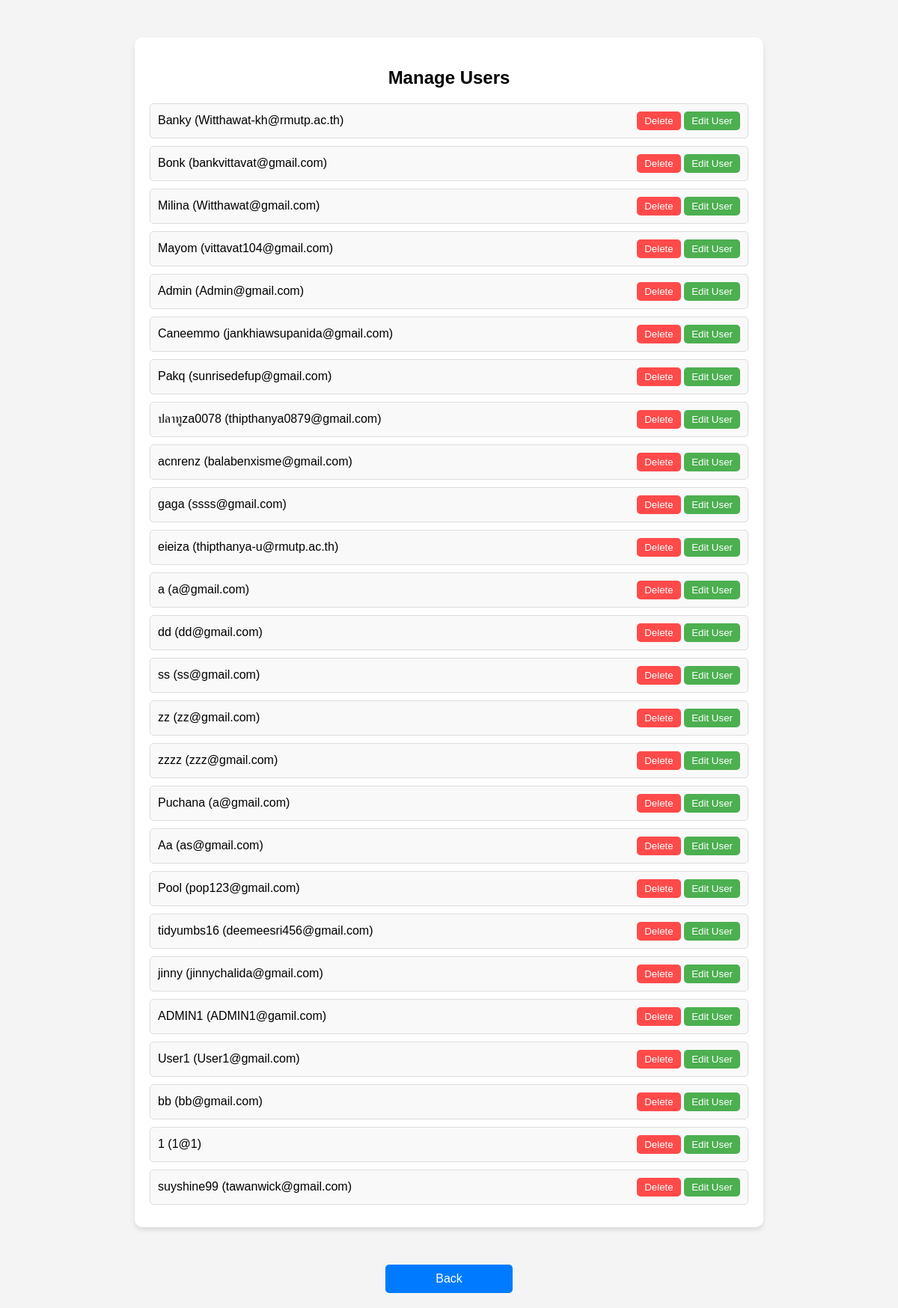
Page /manage_users.php (signed in) on the committed database.
### tables this page shows
CREATE TABLE `users` (
  `user_id` int(11) NOT NULL,
  `email` varchar(255) NOT NULL,
  `first_name` varchar(100) NOT NULL,
  `last_name` varchar(100) NOT NULL,
  `username` varchar(100) NOT NULL,
  `password` varchar(255) NOT NULL,
  `profile_image` varchar(255) DEFAULT NULL,
  `created_at` timestamp NULL DEFAULT current_timestamp(),
  `role` varchar(10) DEFAULT 'user'
);

### manage_users.php (the view, shortened to what this page needs)
<?php
include('db.php');
$sql = "SELECT user_id, username, email FROM users";
$result = $conn->query($sql);
?>
<!DOCTYPE html>
<html lang="en">
<head>
</head>
<body>
<div class="user-list">
    <h2>Manage Users</h2>
    <?php while ($user = $result->fetch_assoc()): ?>
        <div class="user-item">
            <span><?php echo $user['username'] . " (" . $user['email'] . ")"; ?></span>
            <div>
                <form method="POST" style="display:inline;" onsubmit="return confirmDelete();">
                    <button type="submit" name="delete">Delete</button>
                </form>
                <form method="GET" action="edit_user.php" style="display:inline;">
                    <button type="submit" class="edit-button">Edit User</button>
                </form>
            </div>
        </div>
    <?php endwhile; ?>
</div>
<a href="admin.php" class="back-button">Back</a>
</body>
</html>

### manage_users.php (style rules this page uses)
body { font-family: Arial, sans-serif; background-color: #f4f4f4; margin: 0; padding: 0; }
.user-list { max-width: 800px; margin: 50px auto; background-color: white; padding: 20px; border-radius: 10px; box-shadow: 0 4px 6px rgba(0, 0, 0, 0.1); }
h2 { margin-bottom: 20px; text-align: center; }
.user-item { display: flex; justify-content: space-between; align-items: center; margin-bottom: 10px; padding: 10px; background-color: #f9f9f9; border: 1px solid #ddd; border-radius: 5px; }
button { padding: 5px 10px; background-color: #ff4a4a; color: white; border: none; border-radius: 5px; cursor: pointer; }
.edit-button { background-color: #4CAF50; }
.back-button { display: block; width: 150px; margin: 20px auto; padding: 10px; background-color: #007bff; color: white; text-align: center; border: none; border-radius: 5px; cursor: pointer; text-decoration: none; }

### rows in the picture
users: username "Banky", email "Witthawat-kh@rmutp.ac.th"
users: username "Bonk", email "bankvittavat@gmail.com"
users: username "Milina", email "Witthawat@gmail.com"
users: username "Mayom", email "vittavat104@gmail.com"
users: username "Admin", email "Admin@gmail.com"
users: username "Caneemmo", email "jankhiawsupanida@gmail.com"
users: username "Pakq", email "sunrisedefup@gmail.com"
users: username "ปลาทูza0078", email "thipthanya0879@gmail.com"
users: username "acnrenz", email "balabenxisme@gmail.com"
users: username "gaga", email "ssss@gmail.com"
users: username "eieiza", email "thipthanya-u@rmutp.ac.th"
users: username "a", email "a@gmail.com"
users: username "dd", email "dd@gmail.com"
users: username "ss", email "ss@gmail.com"
users: username "zz", email "zz@gmail.com"
users: username "zzzz", email "zzz@gmail.com"
users: username "Puchana", email "a@gmail.com"
users: username "Aa", email "as@gmail.com"
users: username "Pool", email "pop123@gmail.com"
users: username "tidyumbs16", email "deemeesri456@gmail.com"
users: username "jinny", email "jinnychalida@gmail.com"
users: username "ADMIN1", email "ADMIN1@gamil.com"
users: username "User1", email "User1@gmail.com"
users: username "bb", email "bb@gmail.com"
users: username "1", email "1@1"
users: username "suyshine99", email "tawanwick@gmail.com"
